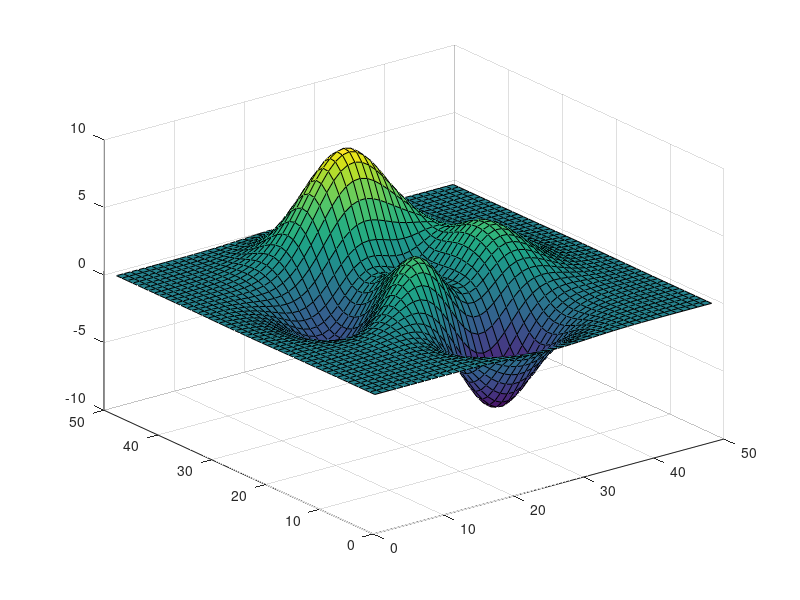
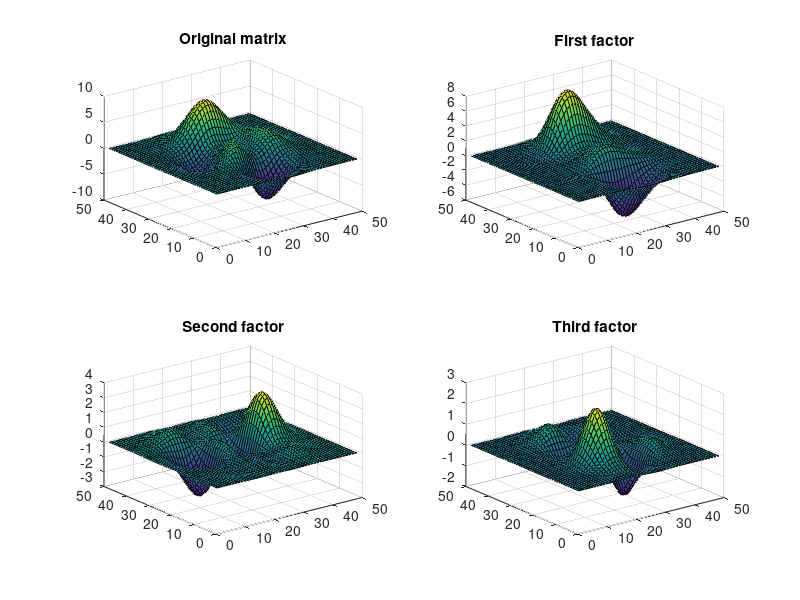
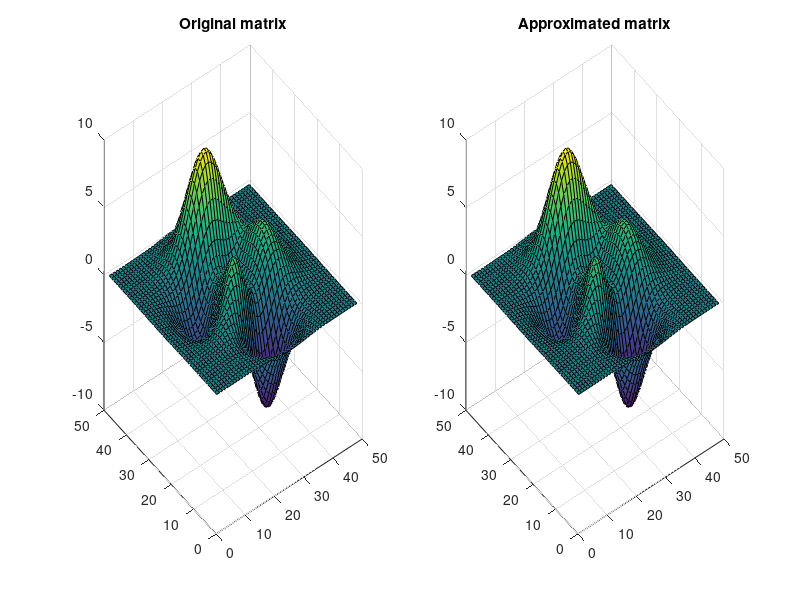

These charts were generated, in order, by the following MATLAB code:
%% This script gives an example of SVD in MATLAB.

%% Built-in example dataset
M = peaks;
surf(peaks)

%% Factor the dataset with SVD
[U, S, V] = svd(M);

%% We can see that the first three factors are more or less sufficient to recreate the original
S(find(S))

%% Plot the first three factors along with the original
M1 = U(:, 1)*S(1,1)*V(:,1).';
M2 = U(:, 2)*S(2,2)*V(:,2).';
M3 = U(:, 3)*S(3,3)*V(:,3).';

figure;
subplot(2, 2, 1);
surf(M)
title('Original matrix')
subplot(2, 2, 2);
surf(M1)
title('First factor')
subplot(2, 2, 3);
surf(M2)
title('Second factor')
subplot(2, 2, 4);
surf(M3)
title('Third factor')

%% Add the factors and compare it to the original
approxM = M1 + M2 + M3;

figure;
subplot(1, 2, 1)
surf(M)
title('Original matrix')
subplot(1, 2, 2)
surf(approxM)
title('Approximated matrix')